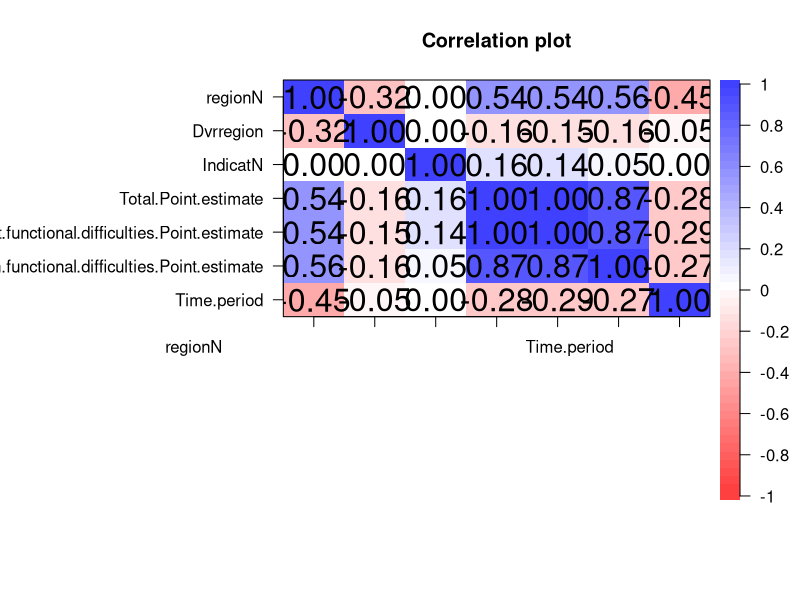
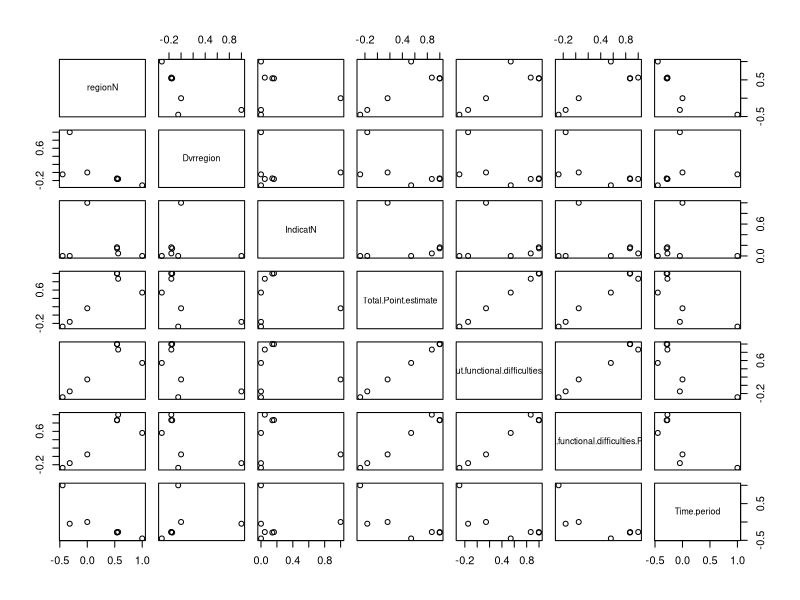
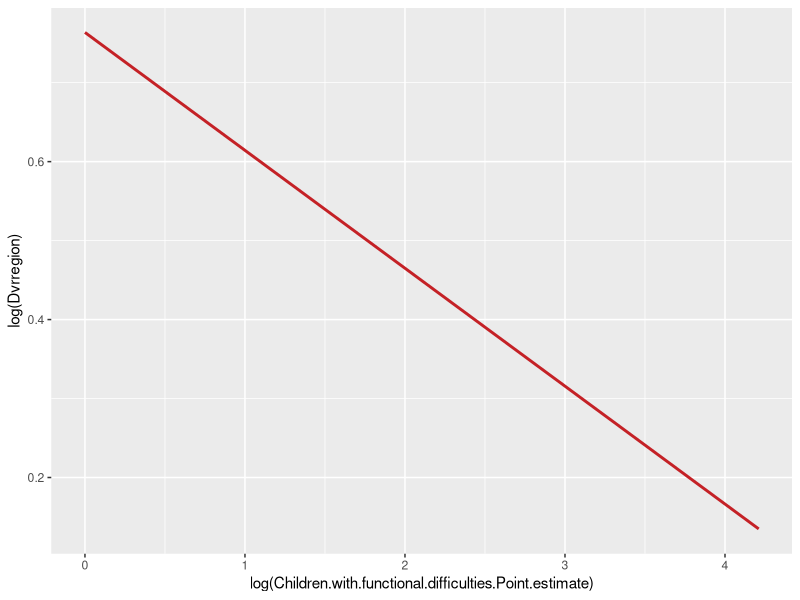
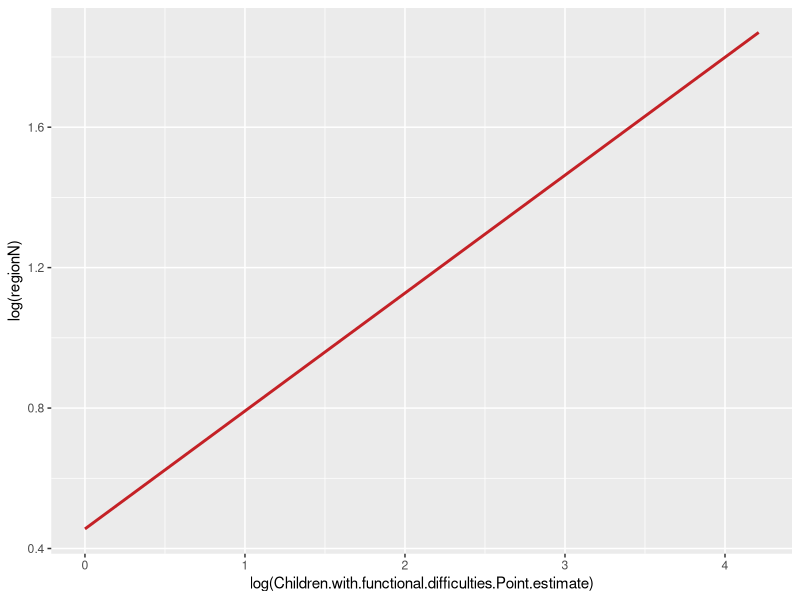
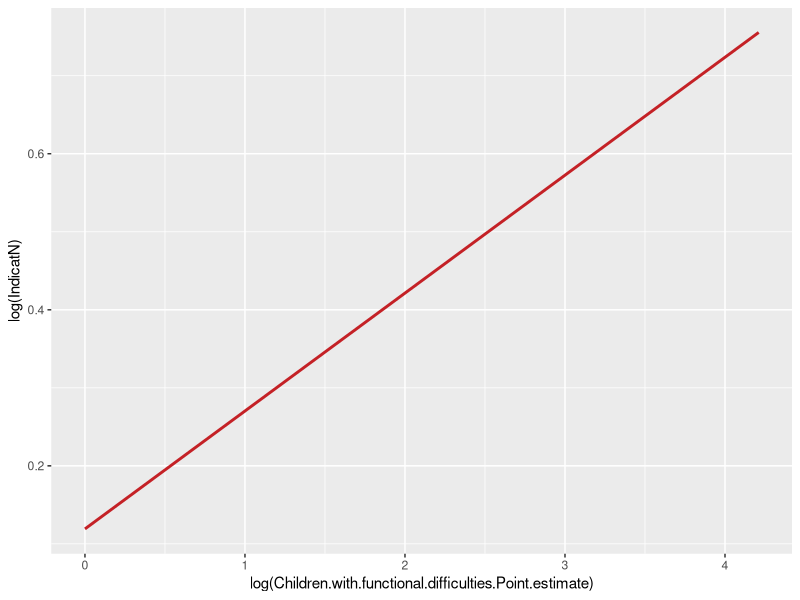
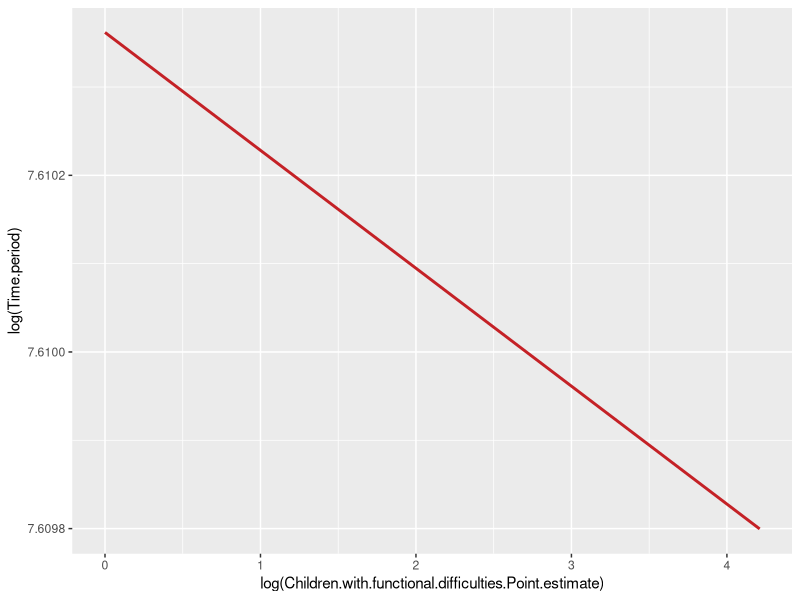

Write the R code that produced these figures, in order. (Note: this script raises an error after producing the figures.)
setwd("C:/Users/nursa/OneDrive/GroupProjDA")
library(psych)
library(caret)
library(dplyr)
library(car)

oor=read.csv("totalOOR.csv")
dt1=subset(oor,select = c(regionN,Dvrregion,IndicatN,
                          Total.Point.estimate,Children.without.functional.difficulties.Point.estimate,
                          Children.with.functional.difficulties.Point.estimate,Time.period))
corPlot(cor(dt1))
pairs(cor(dt1))


ggplot(dt1, aes(x = log(Children.with.functional.difficulties.Point.estimate), y = log(Dvrregion))) +
  stat_smooth(method = "lm",
              col = "#C42126", se = FALSE, size = 1
  )
ggplot(dt1, aes(x = log(Children.with.functional.difficulties.Point.estimate), y = log(regionN))) +
  stat_smooth(method = "lm",
              col = "#C42126", se = FALSE, size = 1
  )
ggplot(dt1, aes(x = log(Children.with.functional.difficulties.Point.estimate), y = log(IndicatN))) +
  stat_smooth(method = "lm",
              col = "#C42126", se = FALSE, size = 1
  )
ggplot(dt1, aes(x = log(Children.with.functional.difficulties.Point.estimate), y = log(Time.period))) +
  stat_smooth(method = "lm",
              col = "#C42126", se = FALSE, size = 1
  )

set.seed(5)
split1<- sample(c(rep(0, 0.7 * nrow(dt1)), rep(1, 0.3 * nrow(dt1))))
table(split1)
train=dt1[split1==0,]
test=dt1[split1==1,]

model=lm(Children.with.functional.difficulties.Point.estimate~.,data = train)
dtPred=predict(model,test)

rmse(test$Children.with.functional.difficulties.Point.estimate, dtPred)
#[1] 6.389404

model=lm(Children.with.functional.difficulties.Point.estimate~.,data = dt1)

summary(model)
# Call:
#   lm(formula = Children.with.functional.difficulties.Point.estimate ~ 
#        ., data = dt1)
# 
# Residuals:
#   Min      1Q  Median      3Q     Max 
# -71.092 -11.987   1.615  14.548  58.649 
# 
# Coefficients:
#                                                          Estimate Std. Error t value Pr(>|t|)    
# (Intercept)                                             3415.5121  6653.0177   0.513   0.6090    
# regionN                                                    4.6039     1.8450   2.495   0.0144 *  
# Dvrregion                                                  4.6125     4.0560   1.137   0.2585    
# IndicatN                                                 -18.8861     3.9734  -4.753 7.65e-06 ***
# Total.Point.estimate                                       0.3148     0.3360   0.937   0.3515    
# Children.without.functional.difficulties.Point.estimate    0.1861     0.3197   0.582   0.5619    
# Time.period                                               -1.6807     3.2951  -0.510   0.6113    
# ---
#   Signif. codes:  0 '***' 0.001 '**' 0.01 '*' 0.05 '.' 0.1 ' ' 1
# 
# Residual standard error: 25.81 on 89 degrees of freedom
# Multiple R-squared:  0.5246,	Adjusted R-squared:  0.4925 
# F-statistic: 16.37 on 6 and 89 DF,  p-value: 1.295e-12

plot(model,2)
#require regression for tpe
dt1_tpe=subset(dt1,select = -c(Children.without.functional.difficulties.Point.estimate,Children.with.functional.difficulties.Point.estimate))
model_tpe=lm(Total.Point.estimate~.,data = dt1_tpe)
summary(model_tpe)
# Call:
#   lm(formula = Total.Point.estimate ~ ., data = dt1_tpe)
# 
# Residuals:
#   Min      1Q  Median      3Q     Max 
# -18.560  -8.372  -1.467   5.047  43.409 
# 
# Coefficients:
#   Estimate Std. Error t value Pr(>|t|)    
# (Intercept) 1269.33260 3085.64396   0.411   0.6818    
# regionN        3.87480    0.77613   4.992 2.86e-06 ***
#   Dvrregion      0.04993    1.90077   0.026   0.9791    
# IndicatN       2.86875    1.51961   1.888   0.0622 .  
# Time.period   -0.63165    1.52765  -0.413   0.6802    
# ---
#   Signif. codes:  0 '***' 0.001 '**' 0.01 '*' 0.05 '.' 0.1 ' ' 1
# 
# Residual standard error: 12.16 on 91 degrees of freedom
# Multiple R-squared:  0.3201,	Adjusted R-squared:  0.2902 
# F-statistic: 10.71 on 4 and 91 DF,  p-value: 3.708e-07
plot(model_tpe,2)

#require regression for cwithout
dt1_cthout=subset(dt1,select = -c(Total.Point.estimate,Children.with.functional.difficulties.Point.estimate))
model_cthout=lm(Children.without.functional.difficulties.Point.estimate~.,data=dt1_cthout)
summary(model_cthout)
# Call:
#   lm(formula = Children.without.functional.difficulties.Point.estimate ~ 
#        ., data = dt1_cthout)
# 
# Residuals:
#   Min      1Q  Median      3Q     Max 
# -18.773  -8.270  -1.656   5.033  42.530 
# 
# Coefficients:
#   Estimate Std. Error t value Pr(>|t|)    
# (Intercept) 1570.4936  3055.9831   0.514    0.609    
# regionN        3.8475     0.7687   5.005 2.71e-06 ***
#   Dvrregion      0.3626     1.8825   0.193    0.848    
# IndicatN       2.4781     1.5050   1.647    0.103    
# Time.period   -0.7810     1.5130  -0.516    0.607    
# ---
#   Signif. codes:  0 '***' 0.001 '**' 0.01 '*' 0.05 '.' 0.1 ' ' 1
# 
# Residual standard error: 12.04 on 91 degrees of freedom
# Multiple R-squared:  0.3174,	Adjusted R-squared:  0.2874 
# F-statistic: 10.58 on 4 and 91 DF,  p-value: 4.408e-07
plot(model_cthout,2)

#create prediction of OOR
hmph=subset(dt1,select = c(Time.period,Children.with.functional.difficulties.Point.estimate))
a=colMeans(hmph[hmph$Time.period=='2017',])
b=colMeans(hmph[hmph$Time.period=='2018',])
c=colMeans(hmph[hmph$Time.period=='2019',])
d=colMeans(hmph[hmph$Time.period=='2020',])

yearPred1=data.frame(
  year=c(2017:2020),
  oorDisabled=c(as.double(a[2]),as.double(b[2]),as.double(c[2]),as.double(d[2]))
)
i=0
j=0
#set how many year to predict
year=5

for(j in 1:year){
  pred=0
  for(i in 1:nrow(dt1)) {
    #predict for each row
    re=dt1[i,]$regionN
    dv=dt1[i,]$Dvrregion
    indi=dt1[i,]$IndicatN
    
    #set year to predict
    t=yearPred[nrow(yearPred),]$year+1
    
    #set total estimate
    d0=data.frame(regionN=re,Dvrregion=dv,IndicatN=indi,Time.period=t,interval = "confidence")
    tpe=as.double(predict(model_tpe,d0))
    
    #set cthout
    d1=data.frame(regionN=re,Dvrregion=dv,IndicatN=indi,Time.period=t,interval = "confidence")
    cthout=as.double(predict(model_cthout,d1))
    
    newdata=data.frame(regionN=re,
                       Dvrregion=dv,
                       IndicatN=indi,
                       Total.Point.estimate=tpe,
                       Children.without.functional.difficulties.Point.estimate=cthout,
                       Time.period = t, interval = "confidence")
    
    pred=pred+as.double(predict(model,newdata))
  }
  meanPred=pred/nrow(dt1)
  #create data frame
  newPred=data.frame(
    year=yearPred[nrow(yearPred),]$year+1,
    oorDisabled=meanPred
  )
  #insert to yearPred
  yearPred1[nrow(yearPred1) + 1,]=newPred
}


plot(yearPred1$year, yearPred1$oorDisabled, col="red",type = "b", lty = 2, frame=FALSE)
lines(yearPred1[1:4,]$year, yearPred1[1:4,]$oorDisabled, col="blue",type = "b", lty = 1)
legend("bottomright", legend=c("Predicted", "Actual"),
       col=c("red", "blue"), lty = 2:1, cex=0.8)
